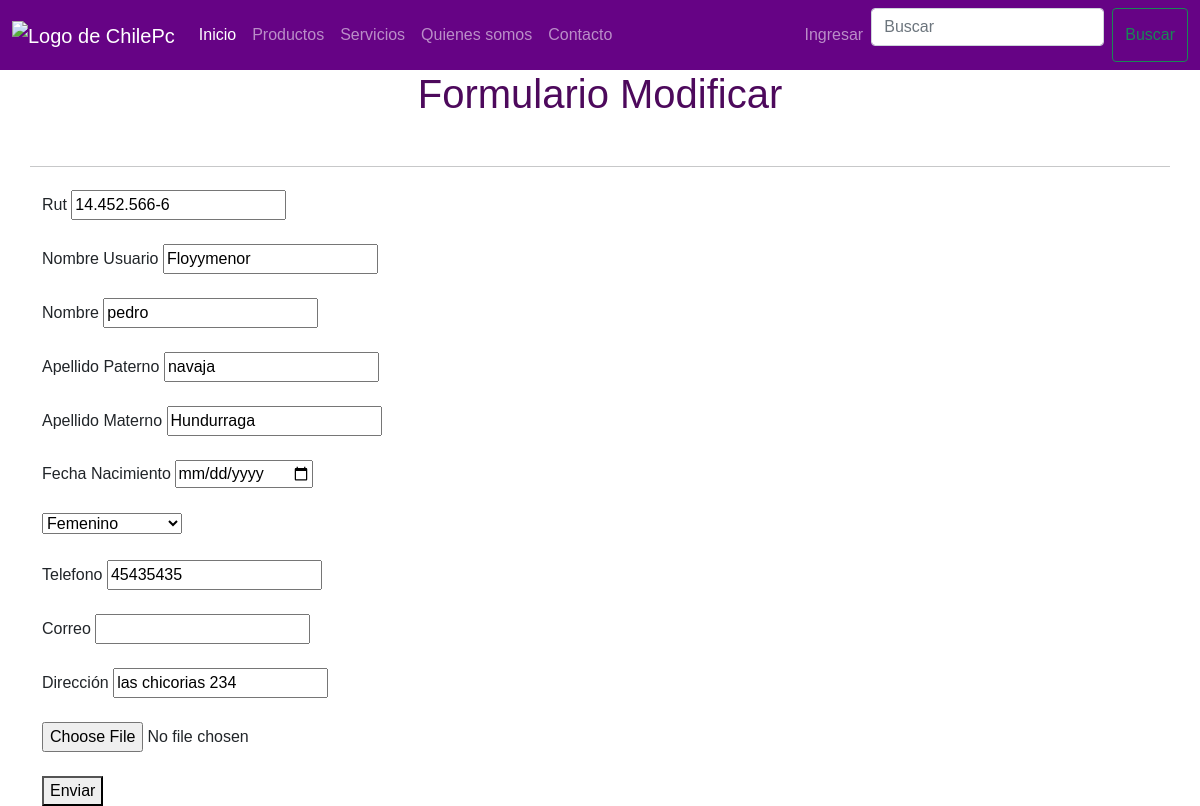
Screenshot of /usuario/usuario_findEdit/14.452.566-6 with the database file from the repository.
### usuario/models.py (models this page shows)
class Usuario(models.Model):
    rut              = models.CharField(primary_key=True, max_length=10)
    nickname          = models.CharField(max_length=16)
    nombre           = models.CharField(max_length=16)
    apellido_paterno = models.CharField(max_length=20)
    apellido_materno = models.CharField(max_length=20)
    fecha_nacimiento = models.DateField(blank=False, null=False)
    id_genero        = models.ForeignKey('Genero',on_delete=models.CASCADE, db_column='idGenero')
    telefono         = models.CharField(max_length=45)
    email            = models.EmailField(max_length=100, blank=False, null=False)
    direccion        = models.CharField(max_length=50, blank=False, null=False)
    imagen           = models.ImageField(upload_to='fotos/', null=True)
    activo           = models.IntegerField()

### usuario/views.py (the view)
# urls.py: path('usuario_findEdit/<str:pk>',usuario_findEdit, name='usuario_findEdit'),
def usuario_findEdit(request,pk):
    if pk !='':
        usuario = Usuario.objects.get(rut = pk)
        genero  = Genero.objects.all()
        context = {"usuario":usuario, "genero":genero}
        return render(request,'core/usuarioUpdate.html',context)
    else:
        usuario = Usuario.objects.all()
        context = {"usuario": usuario,"mensaje": "no se pudo modificar el usuario"}
        return render(request,'core/crud.html',context)

### usuario/templates/core/usuarioUpdate.html (shortened to what this page needs)
{% load static %}
<!DOCTYPE html>
<html lang="en">
<head>
    <link href="https://cdn.jsdelivr.net/npm/bootstrap@5.0.2/dist/css/bootstrap.min.css" rel="stylesheet">
    <link rel="stylesheet" href="{% static 'css/style.css' %}">
</head>
<body>
    <header>
        <nav class="navbar navbar-expand-lg navbar-dark">
            <div class="container-fluid">
                <a class="navbar-brand" href="{% url 'index' %}">
                    <img
                        src="{% static 'media/logo.png' %}"
                        alt="Logo de ChilePc"
                        width="150"
                        height="100"
                    />
                </a>
                <div class="collapse navbar-collapse" id="navbarSupportedContent">
                    <ul class="navbar-nav me-auto mb-2 mb-lg-0">
                        <li class="nav-item">
                            <a class="nav-link active" aria-current="page" href="{% url 'index' %}">Inicio</a>
                        </li>
                        <li class="nav-item">
                            <a class="nav-link" href="{% url 'producto' %}">Productos</a>
                        </li>
                        <li class="nav-item">
                            <a class="nav-link" href="{% url 'servicio' %}">Servicios</a>
                        </li>
                        <li class="nav-item">
                            <a class="nav-link" href="{% url 'quienesSomos' %}">Quienes somos</a>
                        </li>
                        <li class="nav-item">
                            <a class="nav-link" href="{% url 'contacto' %}">Contacto</a>
                        </li>
                    </ul>
                    <ul class="navbar-nav">
                        <li class="nav-item">
                            {% if user.is_authenticated %}
                            <a class="nav-link" href="{% url 'crud' %}">{{user.username}}</a>
                            {% else %}
                            <a class="nav-link" href="{% url 'inicioSesion' %}">Ingresar</a>
                            {% endif %}
                        </li>
                    </ul>
                <form class="d-flex">
                    <input class="form-control me-2" type="search" placeholder="Buscar" aria-label="Search">
                    <button class="btn btn-outline-success" type="submit">Buscar</button>
                </form>
                </div>
            </div>
        </nav>
    </header>
    <div class="container">
        <div class="row">
            <h1 class="text-align">Formulario Modificar</h1>
            <hr><br>
            <form action="{% url 'usuarioUpdate' %}" method="post">
                <label for="">Rut</label>
                <input type="text" name="r" value="{{usuario.rut}}">
                <br><br>
                <label for="">Nombre Usuario</label>
                <input type="text" name="u" value="{{usuario.nickname}}">
                <br><br>
                <label for="">Nombre</label>
                <input type="text" name="n" value="{{usuario.nombre}}">
                <br><br>
                <label for="">Apellido Paterno</label>
                <input type="text" name="p" value="{{usuario.apellido_paterno}}">
                <br><br>
                <label for="">Apellido Materno</label>
                <input type="text" name="m" value="{{usuario.apellido_materno}}">
                <br><br>
                <label for="">Fecha Nacimiento</label>
                <input type="date" name="f" value="" >
                <br><br>
                <select name="g" >
                    {% for i in genero %}
                        <option value="{{ i.id_genero }}">{{ i.genero }}</option>
                    {% endfor %}
                </select>
                <br><br>
                <label for="">Telefono</label>
                <input type="number" name="t" value="{{usuario.telefono}}">
                <br><br>
                <label for="">Correo</label>
                <input type="text" name="c" value="{{usuario.email}}">
                <br><br>
                <label for="">Dirección</label>
                <input type="text" name="d" value="{{usuario.direccion}}">
                <br><br>
                <input type="file" name="imagen" value="{{usuario.imagen}}">
                <br><br>
                <button type="submit">Enviar</button>
            </form>
        </div>
    </div>
</body>
</html>

### usuario/static/css/style.css (style rules this page uses)
body { font-family: Arial, sans-serif; }
.navbar { overflow: hidden; background-color:#660385; position:sticky; top: 0; z-index: 1; margin: auto; }
.navbar-brand { padding: 0; }
.form-control { margin-bottom: 1rem; }
.text-align { text-align: center; }
h1 { text-align: center; color: #4d095c; padding-bottom: 40px; }

### rows the page displays
Usuario: r "14.452.566-6", u "Floyymenor", n "pedro", p "navaja", m "Hundurraga", t "45435435", d "las chicorias 234"

### other values shown
form field g "Femenino"
